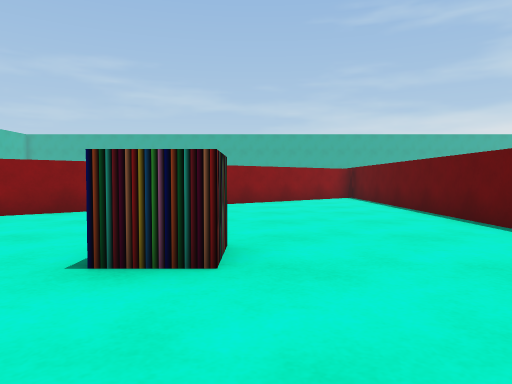
[1] (above)

24 first-person views from a walk through a scene from a Unity 3-D project. The camera is 0.69 m above the floor, tilts 2° down and sees 70° across. The floor is counted in squares, 1 m on a side. Each view is taken from the middle of a square. On the plan, view 1 faces up. The plan holds only what a view shows up to about 11 squares ahead; the rest is blank. The place goes on beyond the plan. The player character is not drawn.

[2]
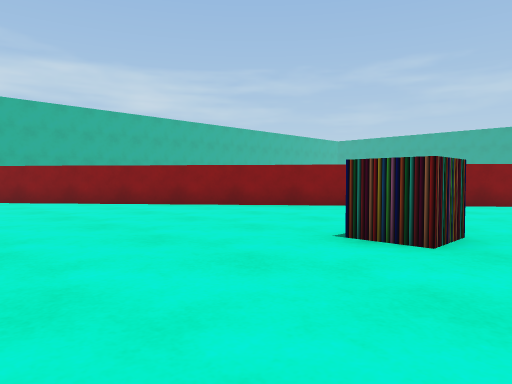

[3]
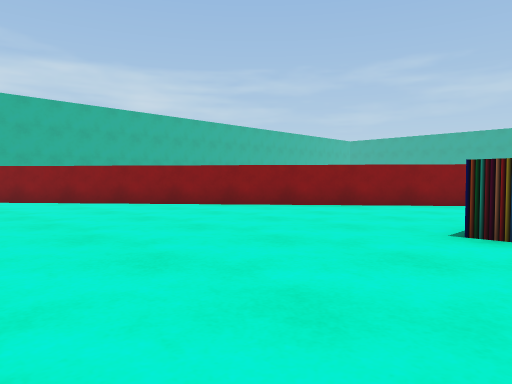

[4]
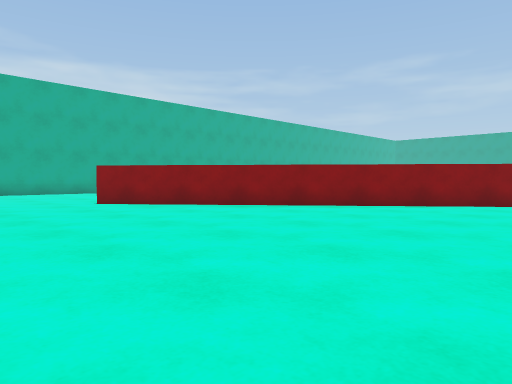

[5]
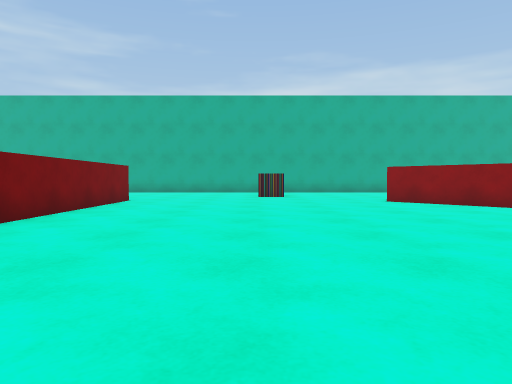

[6]
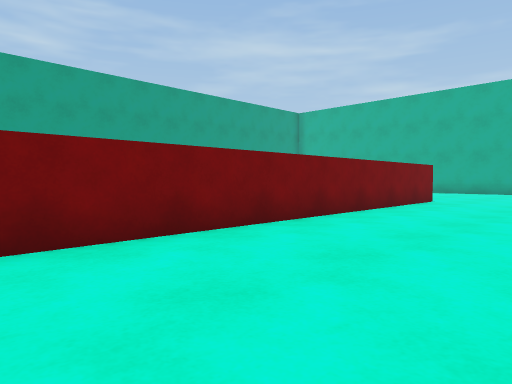

[7]
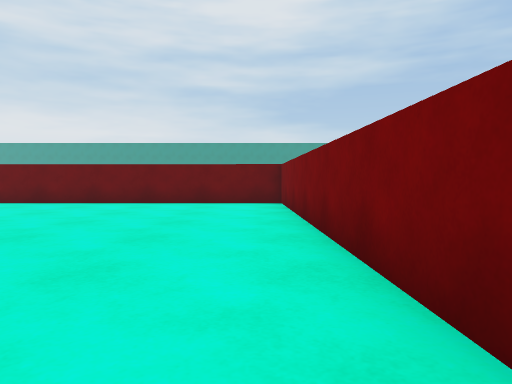

[8]
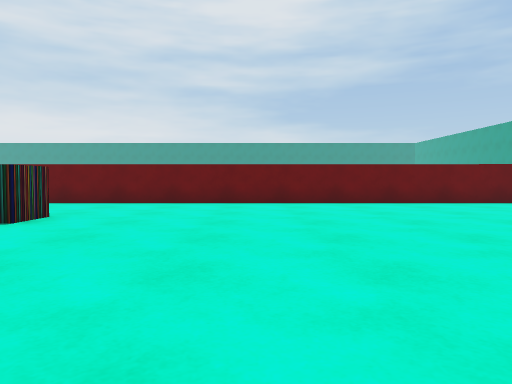

[9]
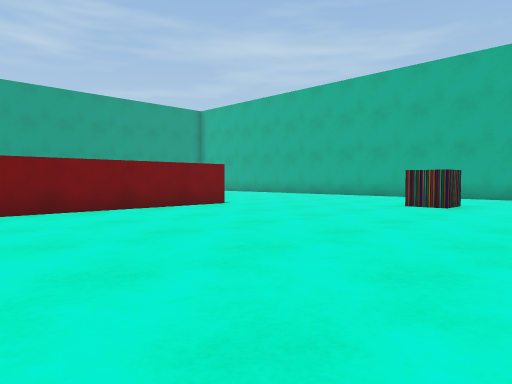

[10]
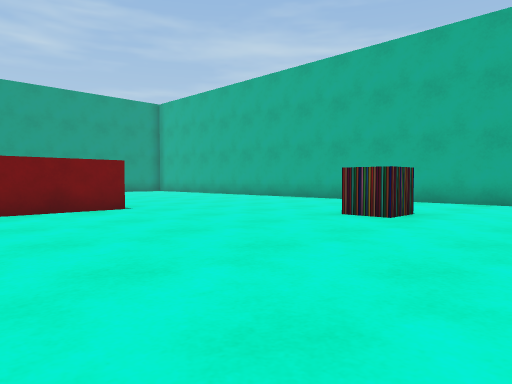

[11]
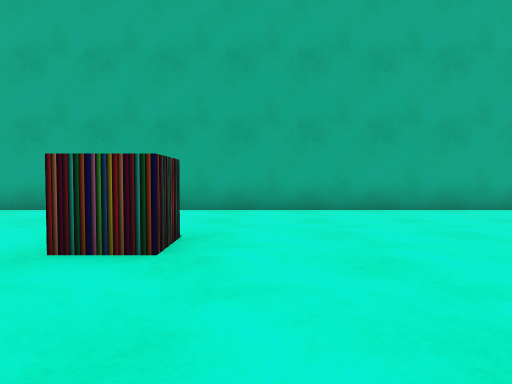

[12]
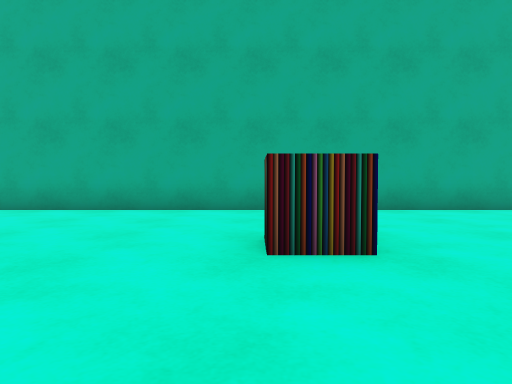

[13]
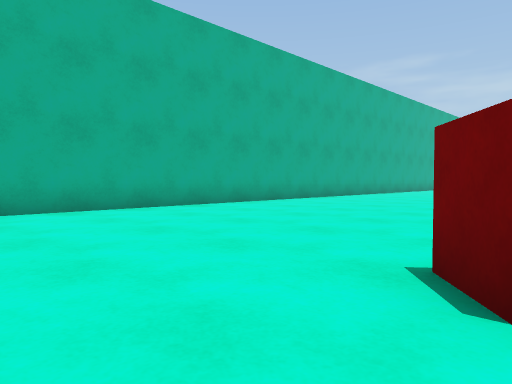

[14]
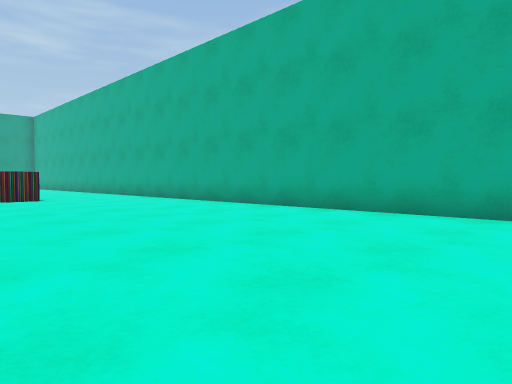

[15]
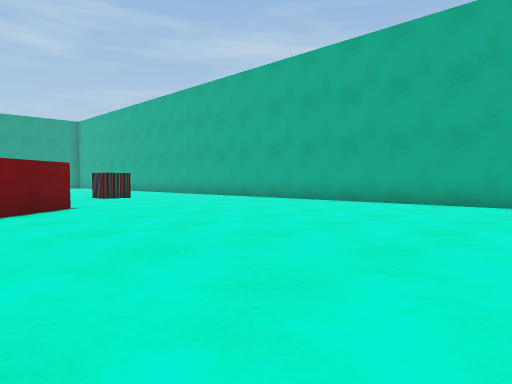

[16]
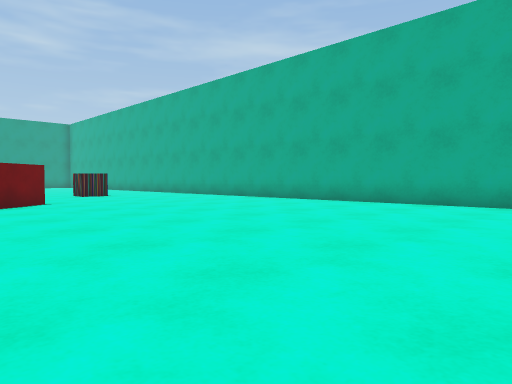

[17]
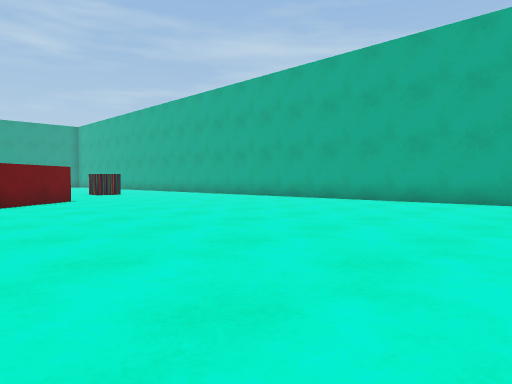

[18]
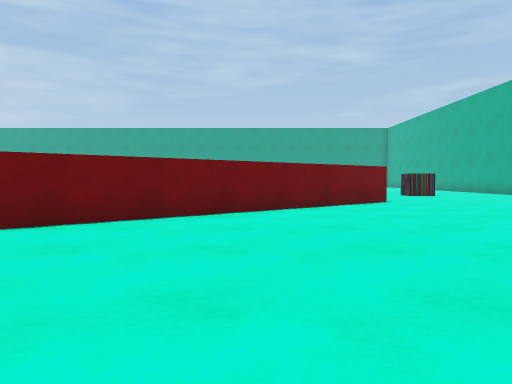

[19]
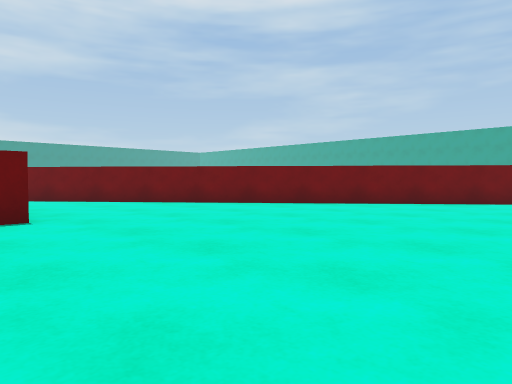

[20]
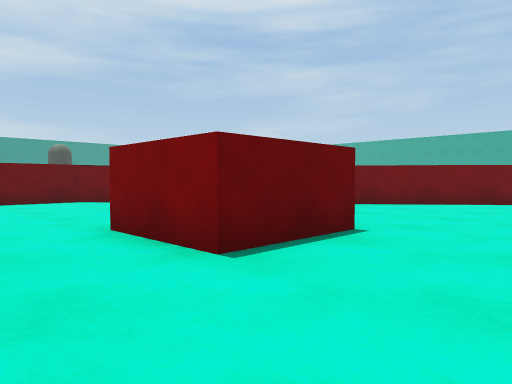

[21]
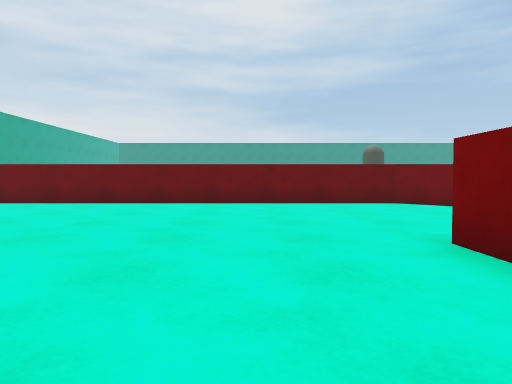

[22]
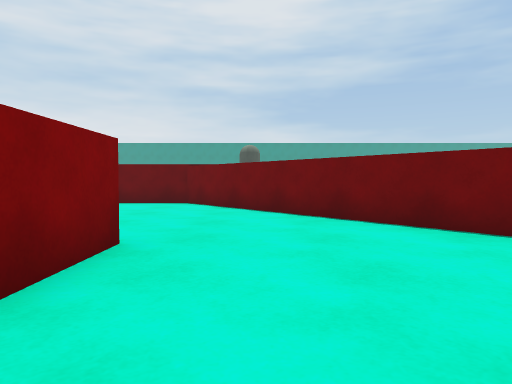

[23]
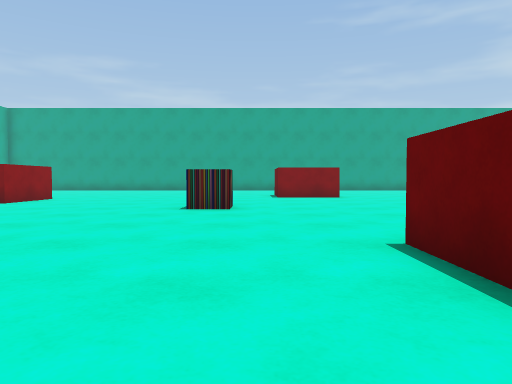

[24]
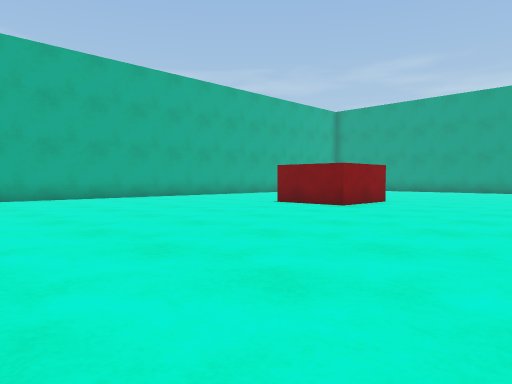

### Floor plan
Points are (right, up) in squares from view 1. A wall is a line through its corners. A room is listed if a view was taken in it or the views show most of it. See-through windows are left out.
Room 1 (views 1, 2, 3, 4, 5, 6, 7, 8, 9, 10, 11, 12, 13, 14, 15, 16, 17, 18, 19, 20, 21, 22, 23, 24)
walls: (0.4, 11.1) (-14.4, -0.9) (-15, -0.2) (3.6, 15) (3.6, 26.5); (-0.3, 3.9) (-0.3, 2.8) (-1.4, 2.8); (-22.2, 10.1) (-22.2, -9.5); (-7.6, 22.2) (-7.6, 21.4) (-8.6, 21.4); (-18.4, -3.9) (-17.3, -3.9) (-17.3, -4.9) (-18, -4.9); (-14.9, -9.1) (3.5, -8.7) (3.6, 11)
objects: red block (-16, 24) to (-15, 25); red block (-5, 15) to (-3, 17)

Positions as (right, up) in squares from view 1, and headings:
1: (0, 0), facing up
2: (1, -1), facing up-left
3: (0, -2), facing up-left
4: (-4, -5), facing up-left
5: (-3, -5), facing left
6: (-3, -5), facing down-left
7: (-7, -8), facing right
8: (-7, -1), facing right
9: (-8, -1), facing down-left
10: (-11, -1), facing down-left
11: (-14, -3), facing left
12: (-14, -5), facing left
13: (-14, -3), facing up-left
14: (-15, 9), facing down-left
15: (-12, 9), facing down-left
16: (-12, 11), facing down-left
17: (-11, 12), facing down-left
18: (-11, 11), facing down
19: (-12, 16), facing down-right
20: (-8, 19), facing down-right
21: (-7, 19), facing right
22: (-7, 13), facing right
23: (-7, 13), facing up
24: (-9, 15), facing up-left
